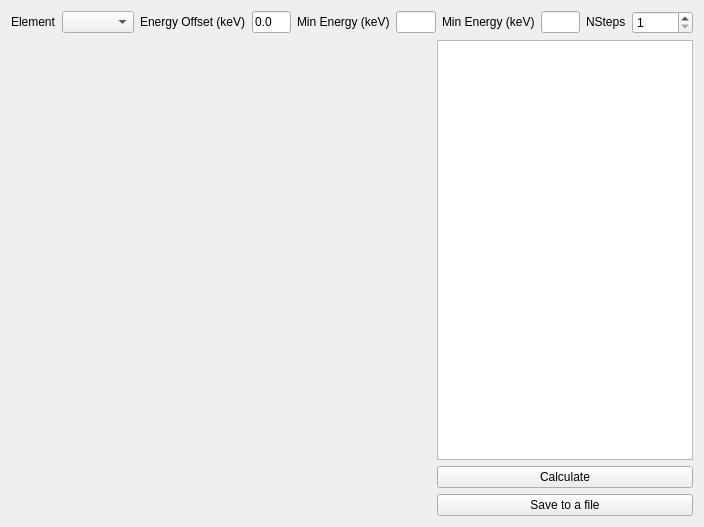
<?xml version="1.0" encoding="UTF-8"?>
<ui version="4.0">
 <class>Form</class>
 <widget class="QWidget" name="Form">
  <property name="geometry">
   <rect>
    <x>0</x>
    <y>0</y>
    <width>704</width>
    <height>527</height>
   </rect>
  </property>
  <property name="windowTitle">
   <string>Form</string>
  </property>
  <layout class="QVBoxLayout" name="verticalLayout_3">
   <item>
    <layout class="QVBoxLayout" name="verticalLayout_2">
     <item>
      <layout class="QHBoxLayout" name="horizontalLayout">
       <item>
        <widget class="QLabel" name="elementLabel">
         <property name="sizePolicy">
          <sizepolicy hsizetype="Preferred" vsizetype="Fixed">
           <horstretch>0</horstretch>
           <verstretch>0</verstretch>
          </sizepolicy>
         </property>
         <property name="text">
          <string>Element</string>
         </property>
        </widget>
       </item>
       <item>
        <widget class="QComboBox" name="elementComboBox"/>
       </item>
       <item>
        <widget class="QLabel" name="offsetLabel">
         <property name="sizePolicy">
          <sizepolicy hsizetype="Preferred" vsizetype="Fixed">
           <horstretch>0</horstretch>
           <verstretch>0</verstretch>
          </sizepolicy>
         </property>
         <property name="text">
          <string>Energy Offset (keV)</string>
         </property>
        </widget>
       </item>
       <item>
        <widget class="QLineEdit" name="EOffsetLineEdit">
         <property name="text">
          <string>0.0</string>
         </property>
        </widget>
       </item>
       <item>
        <widget class="QLabel" name="minEnergyLabel">
         <property name="sizePolicy">
          <sizepolicy hsizetype="Preferred" vsizetype="Fixed">
           <horstretch>0</horstretch>
           <verstretch>0</verstretch>
          </sizepolicy>
         </property>
         <property name="text">
          <string>Min Energy (keV)</string>
         </property>
        </widget>
       </item>
       <item>
        <widget class="QLineEdit" name="minEnergyLineEdit"/>
       </item>
       <item>
        <widget class="QLabel" name="maxEnergyLabel">
         <property name="sizePolicy">
          <sizepolicy hsizetype="Preferred" vsizetype="Fixed">
           <horstretch>0</horstretch>
           <verstretch>0</verstretch>
          </sizepolicy>
         </property>
         <property name="text">
          <string>Min Energy (keV)</string>
         </property>
        </widget>
       </item>
       <item>
        <widget class="QLineEdit" name="maxEnergyLineEdit"/>
       </item>
       <item>
        <widget class="QLabel" name="NStepsLabel">
         <property name="sizePolicy">
          <sizepolicy hsizetype="Preferred" vsizetype="Fixed">
           <horstretch>0</horstretch>
           <verstretch>0</verstretch>
          </sizepolicy>
         </property>
         <property name="text">
          <string>NSteps</string>
         </property>
        </widget>
       </item>
       <item>
        <widget class="QSpinBox" name="NStepsSpinBox">
         <property name="minimum">
          <number>1</number>
         </property>
         <property name="maximum">
          <number>10000</number>
         </property>
        </widget>
       </item>
      </layout>
     </item>
     <item>
      <layout class="QHBoxLayout" name="horizontalLayout_2">
       <item>
        <widget class="PlotWidget" name="widget" native="true">
         <property name="sizePolicy">
          <sizepolicy hsizetype="Expanding" vsizetype="Expanding">
           <horstretch>0</horstretch>
           <verstretch>0</verstretch>
          </sizepolicy>
         </property>
        </widget>
       </item>
       <item>
        <layout class="QVBoxLayout" name="verticalLayout">
         <item>
          <widget class="QTextEdit" name="textEdit">
           <property name="sizePolicy">
            <sizepolicy hsizetype="Preferred" vsizetype="Expanding">
             <horstretch>0</horstretch>
             <verstretch>0</verstretch>
            </sizepolicy>
           </property>
          </widget>
         </item>
         <item>
          <widget class="QPushButton" name="calculatePushButton">
           <property name="sizePolicy">
            <sizepolicy hsizetype="Preferred" vsizetype="Fixed">
             <horstretch>0</horstretch>
             <verstretch>0</verstretch>
            </sizepolicy>
           </property>
           <property name="text">
            <string>Calculate</string>
           </property>
          </widget>
         </item>
         <item>
          <widget class="QPushButton" name="savePushButton">
           <property name="sizePolicy">
            <sizepolicy hsizetype="Preferred" vsizetype="Fixed">
             <horstretch>0</horstretch>
             <verstretch>0</verstretch>
            </sizepolicy>
           </property>
           <property name="text">
            <string>Save to a file</string>
           </property>
          </widget>
         </item>
        </layout>
       </item>
      </layout>
     </item>
    </layout>
   </item>
  </layout>
 </widget>
 <customwidgets>
  <customwidget>
   <class>PlotWidget</class>
   <extends>QWidget</extends>
   <header>PlotWidget</header>
   <container>1</container>
  </customwidget>
 </customwidgets>
 <resources/>
 <connections/>
</ui>
